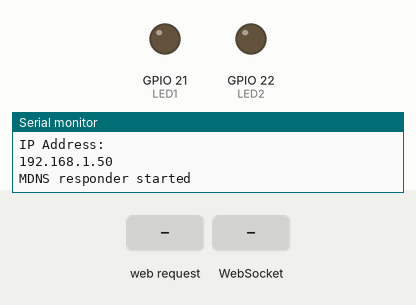
Bench run of a sketch on a simulated ESP8266 (NodeMCU). Shown: output pins drawn as LEDs (lit = HIGH), the last lines printed to the serial monitor. The test bench sets the inputs (shaded band). WiFi joins after 1.5 s; servers stay silent unless stated.

Above: at 3.2 s.
3.3 s: HTTP request GET /led1/on received
At 3.6 s:
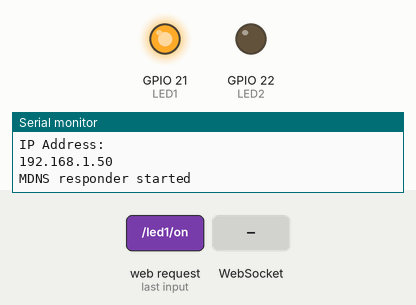
6.3 s: WebSocket text "123" received
At 7.0 s:
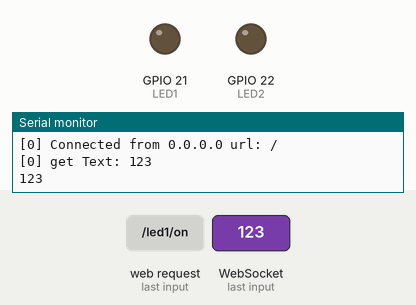
7.8 s: HTTP request GET /led1/on?username=admin received
At 8.3 s:
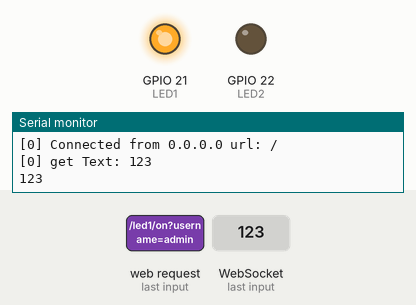
9.3 s: WebSocket text "1" received
At 10.5 s:
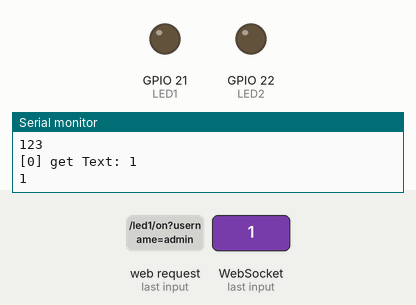
Timing chart, 0 to 11.8 s (numbered marks = the images above; inputs shaded):
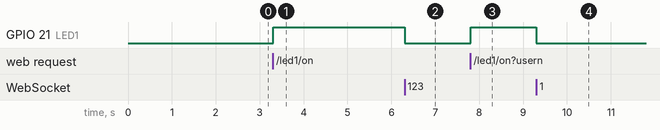

The sketch:

ESP_as_station.ino
```cpp
#ifdef ESP8266
#include <ESP8266WiFi.h>
#include <ESP8266mDNS.h>
#elif defined(ESP32)
#include <WiFi.h>
#include <ESPmDNS.h>
#else
#error "Board not found"
#endif

#include <WebSocketsServer.h>

#include <ArduinoJson.h>


#define LED1 21
#define LED2 22


char error_404[] PROGMEM = R"=====(
<!DOCTYPE html>
<html lang="en">
<head>
<meta charset="UTF-8">
<meta name="viewport" content="width=device-width, initial-scale=1.0">
<title>Error 404 - Page Not Found</title>
<style>
  body {
    font-family: Arial, sans-serif;
    background-color: #f0f0f0;
    margin: 0;
    padding: 0;
    display: flex;
    justify-content: center;
    align-items: center;
    height: 100vh;
  }
  .container {
    text-align: center;
  }
  h1 {
    font-size: 36px;
    color: #333;
  }
  p {
    font-size: 18px;
    color: #666;
  }
  a {
    color: #007bff;
    text-decoration: none;
  }
  a:hover {
    text-decoration: underline;
  }
</style>
</head>
<body>
  <div class="container">
    <h1>Error 404 - Page Not Found</h1>
    <p>The page you are looking for might have been removed, had its name changed, or is temporarily unavailable.</p>
    <p>Please <a href="/">return to the homepage</a> and try again.</p>
  </div>
</body>
</html>

)=====";

char loginPage[] PROGMEM = R"=====(
<!DOCTYPE html>
<html lang="en">
<head>
<meta charset="UTF-8">
<meta name="viewport" content="width=device-width, initial-scale=1.0">
<title>Login</title>
<style>
  body {
    font-family: Arial, sans-serif;
    background-color: #f0f0f0;
    margin: 0;
    padding: 0;
    display: flex;
    justify-content: center;
    align-items: center;
    height: 100vh;
  }
  form {
    background-color: #ffffff;
    padding: 20px;
    border-radius: 5px;
    box-shadow: 0 0 10px rgba(0, 0, 0, 0.1);
    width: 300px;
  }
  h2 {
    margin-top: 0;
    text-align: center;
  }
  label {
    display: block;
    margin-bottom: 5px;
  }
  input[type="text"],
  input[type="password"] {
    width: 100%;
    padding: 8px;
    margin-bottom: 10px;
    border: 1px solid #ccc;
    border-radius: 4px;
    box-sizing: border-box;
  }
  input[type="submit"] {
    width: 100%;
    background-color: #4caf50;
    color: white;
    padding: 10px 20px;
    border: none;
    border-radius: 4px;
    cursor: pointer;
    font-size: 16px;
  }
  input[type="submit"]:hover {
    background-color: #45a049;
  }
</style>
</head>
<body>
<form action="/login" method="post">
  <h2>Login</h2>
  <label for="username">Username:</label>
  <input type="text" id="username" name="username" required><br>
  <label for="password">Password:</label>
  <input type="password" id="password" name="password" required><br>
  <input type="submit" value="Login">
</form>
</body>
</html>

)=====";


char webpage[] PROGMEM = R"=====(

<!DOCTYPE html>
<html>

<head>
  <style>
    body {
      font-family: Arial, sans-serif;
      background-color: #f0f0f0;
      margin: 0;
      padding: 0;
    }

    center {
      display: block;
      margin-top: 50px;
    }

    h1 {
      color: #333;
      text-align: center;
    }

    h3 {
      color: #666;
    }

    button {
      background-color: #4CAF50;
      border: none;
      color: white;
      padding: 10px 20px;
      text-align: center;
      text-decoration: none;
      display: inline-block;
      font-size: 16px;
      margin: 4px 2px;
      cursor: pointer;
      border-radius: 5px;
    }

    button:hover {
      background-color: #45a049;
    }
  </style>

  <script>
    var connection = new WebSocket('ws://' + location.hostname + ':81/');

    var button_1_status = 0;
    var button_2_status = 0;

    function button_1_on() {
      button_1_status = 1;
      console.log("LED 1 is ON");
      send_data();
    }

    function button_1_off() {
      button_1_status = 0;
      console.log("LED 1 is OFF");
      send_data();
    }

    function button_2_on() {
      button_2_status = 1;
      console.log("LED 2 is ON");
      send_data();
    }

    function button_2_off() {
      button_2_status = 0;
      console.log("LED 2 is OFF");
      send_data();
    }

    function send_data() {
      var full_data = '{"LED1" :' + button_1_status + ',"LED2":' + button_2_status + '}';
      connection.send(full_data);
    }
  </script>
</head>

<body>

  <center>
    <h1>My Home Automation</h1>

    <h3> LED 1 </h3>
    <button onclick="button_1_on()">On</button>
    <button onclick="button_1_off()">Off</button>
    <br><br>
    <h3> LED 2 </h3>
    <button onclick="button_2_on()">On</button>
    <button onclick="button_2_off()">Off</button>

  </center>
</body>

</html>

)=====";

// ipaddress/led1/on
//ipaddress/led1/off

// ipaddress/led2/on
//ipaddress/led2/off
#include <ESPAsyncWebServer.h>

AsyncWebServer server(80); // server port 80
WebSocketsServer websockets(81);

void notFound(AsyncWebServerRequest *request)
{
  //isAuthenticated=false;
  request->send_P(200, "text/html", error_404);
}


void webSocketEvent(uint8_t num, WStype_t type, uint8_t * payload, size_t length) {

  switch (type)
  {
    case WStype_DISCONNECTED:
      Serial.printf("[%u] Disconnected!\n", num);
      break;
    case WStype_CONNECTED: {
        IPAddress ip = websockets.remoteIP(num);
        Serial.printf("[%u] Connected from %d.%d.%d.%d url: %s\n", num, ip[0], ip[1], ip[2], ip[3], payload);

        // send message to client
        websockets.sendTXT(num, "Connected from server");
      }
      break;
    case WStype_TEXT:
      Serial.printf("[%u] get Text: %s\n", num, payload);
      String message = String((char*)( payload));
      Serial.println(message);


     DynamicJsonDocument doc(200);
    // deserialize the data
    DeserializationError error = deserializeJson(doc, message);
    // parse the parameters we expect to receive (TO-DO: error handling)
      // Test if parsing succeeds.
  if (error) {
    Serial.print("deserializeJson() failed: ");
    Serial.println(error.c_str());
    return;
  }

  int LED1_status = doc["LED1"];
  int LED2_status = doc["LED2"];
  digitalWrite(LED1,LED1_status);
  digitalWrite(LED2,LED2_status);


  }
}


const char *ssid = "Vaibhav";
const char *password = "V@!b#@v98262151";
bool isAuthenticated = false; // Initialize authentication status


void setup(void)
{

  Serial.begin(115200);
  pinMode(LED1,OUTPUT);
  pinMode(LED2,OUTPUT);

//esp as station point
  WiFi.begin(ssid,password);
  while(WiFi.status()!=WL_CONNECTED)
  {
    delay(1000);
    Serial.println("Connecting to WiFi...");
  }
  Serial.println("Connected to WiFi");
  Serial.println("IP Address: ");
  Serial.println(WiFi.localIP());
//-------------------------------


  if (MDNS.begin("ESP")) { //esp.local/
    Serial.println("MDNS responder started");
  }


  server.on("/", HTTP_GET, [&isAuthenticated](AsyncWebServerRequest *request) {
    // if (isAuthenticated)
    // {
    //   request->send_P(200, "text/html", webpage);
    // }
    // else
    {
      isAuthenticated=false;
      request->send_P(200, "text/html", loginPage);
    }
  });

  server.on("/login", HTTP_POST, [&isAuthenticated](AsyncWebServerRequest *request) {
    String username = request->arg("username");
    String password = request->arg("password");

    // Perform login verification here
    if (username == "admin" && password == "123") {
      isAuthenticated = true;
      request->redirect("/webpage");
    } else {
      isAuthenticated = false;
      request->send(200, "text/plain", "Wrong username or password");
      //request->redirect("/");
    }
  });

  server.on("/webpage", HTTP_GET, [&isAuthenticated](AsyncWebServerRequest *request) {
    if (isAuthenticated) {
      request->send_P(200, "text/html", webpage);
    } else {
      request->redirect("/");
    }
  });


  server.on("/led1/on", HTTP_GET, [](AsyncWebServerRequest * request)
  {
    digitalWrite(LED1,HIGH);
    request->send_P(200, "text/html", webpage);
  });

  server.onNotFound(notFound);

  server.begin();  // it will start webserver
  websockets.begin();
  websockets.onEvent(webSocketEvent);

}


void loop(void)
{
 websockets.loop();
}
```

Measured:
- after the input at 3.3 s, GPIO 21 (LED1): LOW → HIGH at once
- after the input at 6.3 s, GPIO 21 (LED1): HIGH → LOW at once
- after the input at 7.8 s, GPIO 21 (LED1): LOW → HIGH at once
- after the input at 9.3 s, GPIO 21 (LED1): HIGH → LOW at once
